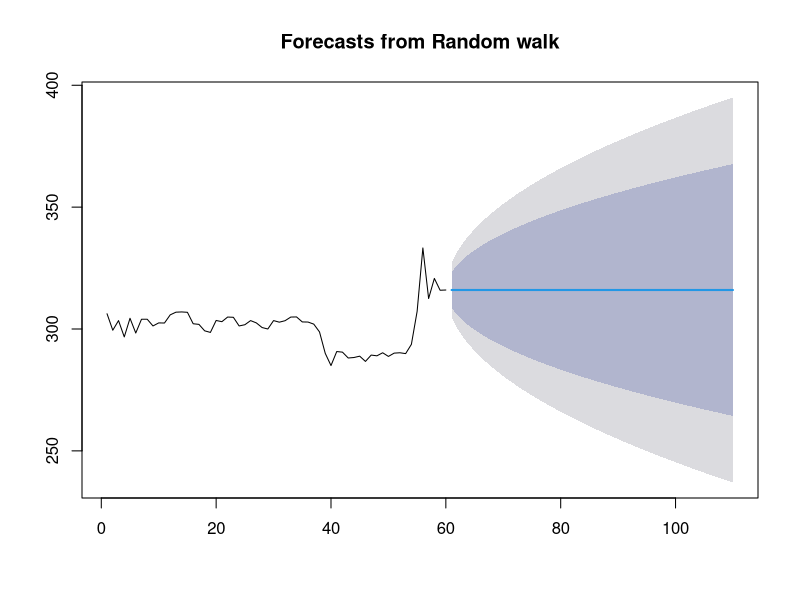
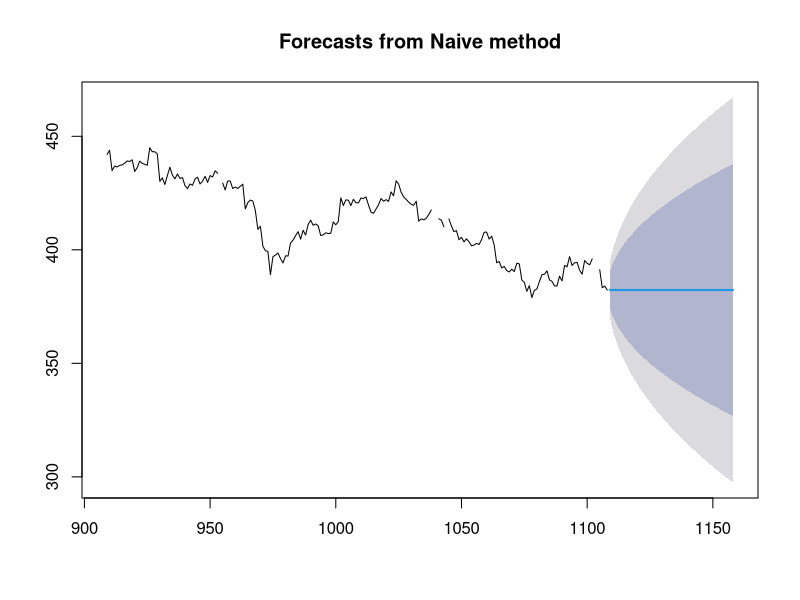
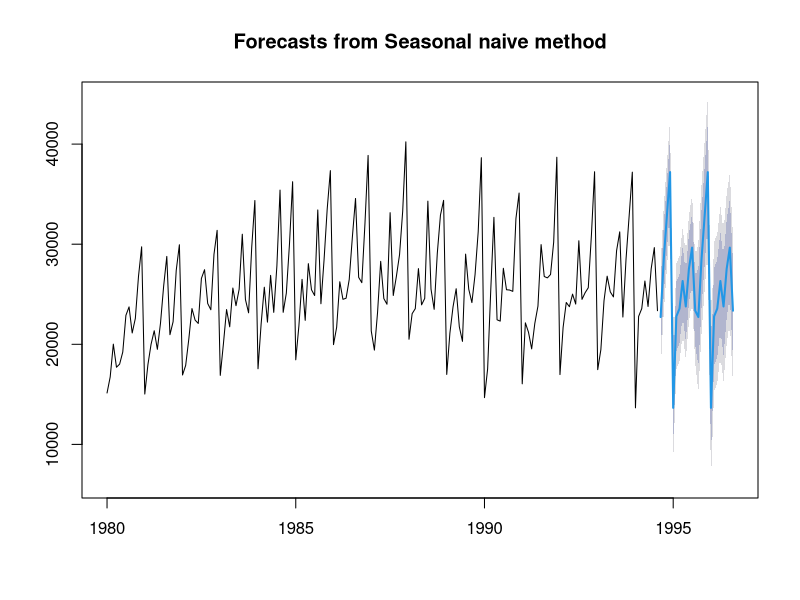

These charts were generated, in order, by the following R code:
library(forecast)


### Name: rwf
### Title: Naive and Random Walk Forecasts
### Aliases: rwf naive print.naive snaive
### Keywords: ts

### ** Examples


gold.fcast <- rwf(gold[1:60], h=50)
plot(gold.fcast)


plot(naive(gold,h=50),include=200)


plot(snaive(wineind))
